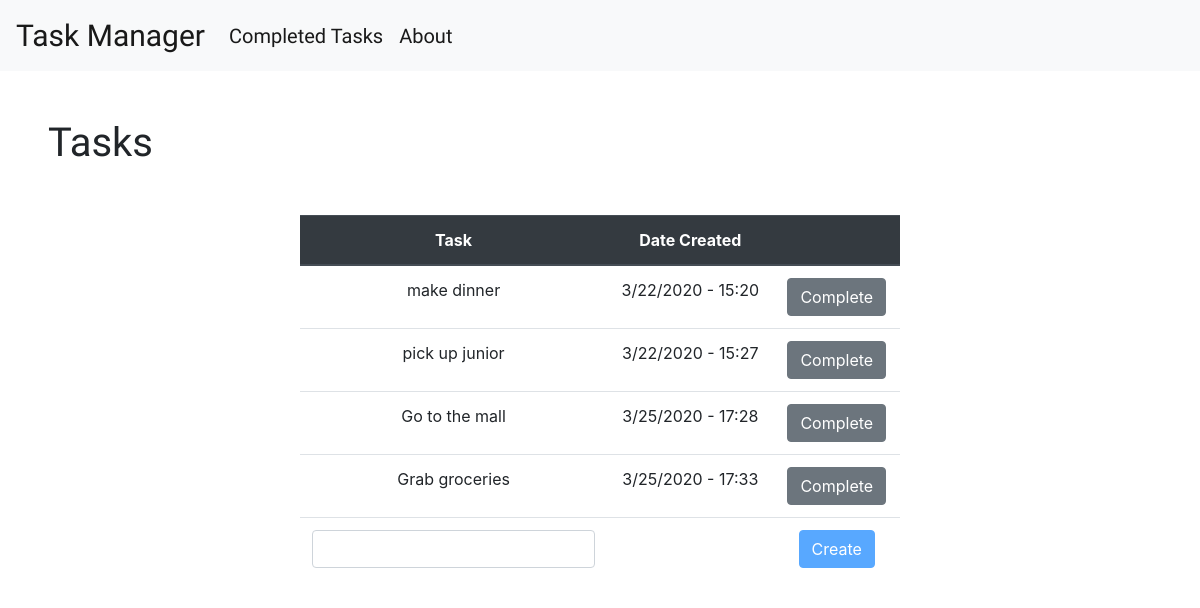
Before: / with the older database file.
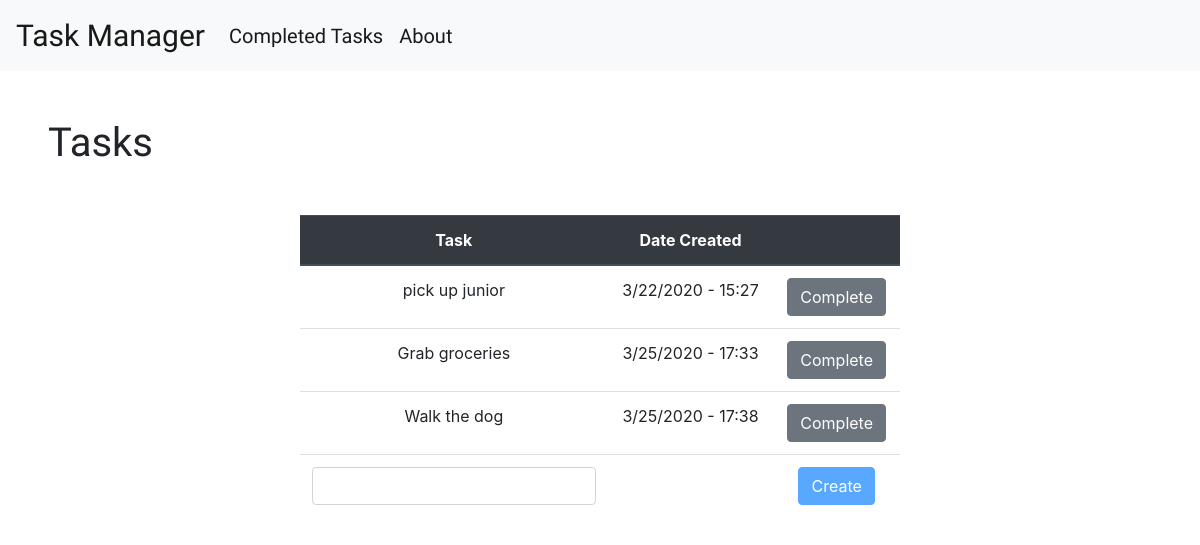
After: the same page with the newer database file.
### tables this page shows
CREATE TABLE tasks (taskid INTEGER PRIMARY KEY AUTOINCREMENT NOT NULL, task STRING (120) NOT NULL, created DATE, status STRING (50) NOT NULL DEFAULT active);

### application.py (the view)
@app.route('/')
def tasks():
	return render_template('home.html', title = 'Tasks', mytasks = gettasks())

### application.py (called while the page is built)
def create_connection(db_file):
	conn=None
	try:
		conn = sqlite3.connect(db_file)
		print(sqlite3.version)
	except Error as e:
		print(e)
	return conn

def gettasks():
	conn=create_connection(r"task.db")
	cur=conn.cursor()
	cur.execute('Select * from tasks WHERE status="active"')
	rows=cur.fetchall()
	l=[]
	for row in rows:
		temp={}
		temp['id']=row[0]
		temp['task']=row[1]
		temp['created']=row[2]
		l.append(temp)
	conn.commit()
	conn.close()
	return l

### templates/home.html (shortened to what this page needs)
{% extends "layout.html" %}
{% block content%}
<h1 class="m-5">
	Tasks
</h1>
	<table class="table text-center m-5 mx-auto" style="width:50%; margin: auto;">
	  <thead class="thead-dark">
	    <tr id="tableheaders">
	      <th scope="col">Task</th>
	      <th scope="col">Date Created</th>
	      <th></th>
	    </tr>
	  </thead>
	  <tbody>
	    {% for task in mytasks %}
	    <tr>
			<td name="tasktodelete">{{task.task}}</th>
		   	<td>{{task.created}}</td>
		   	<td> <a class="btn btn-secondary" href="/complete/{{task.id}}">Complete</a></td>
	    </tr>
	    {% endfor %}
	    <tr>
	    	<td>
	    		<form method='post' action='/create'>
					<input class="form-control" type="text" name="newtask" id="newtask">
			</td>
			<td>
			</td>
			<td>
				<button id="submitbtn" type="submit" class="btn btn-primary" disabled>Create</button>
			</td>
	    </tr>
	  </tbody>
	</table>
{% endblock %}

Changed rows visible on the page:
no longer on this page (row edited): tasks: task "make dinner", created "3/22/2020 - 15:20"
removed tasks: task "Go to the mall", created "3/25/2020 - 17:28"
added tasks: task "Walk the dog", created "3/25/2020 - 17:38"
